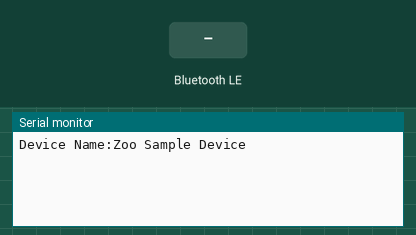
Recording of a sketch running on a simulated ESP32. Parts: the last lines printed to the serial monitor. The inputs (shaded band) are chosen by the test bench. Nothing arrives over Bluetooth unless stated; a phone connects over Bluetooth LE 3 s after start.

Above: at 1.2 s.
1.3 s: Bluetooth LE write "request_id" received
At 1.8 s:
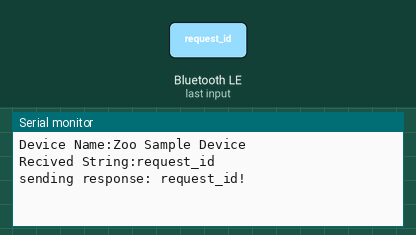
2.8 s: Bluetooth LE write "1" received
At 2.96 s:
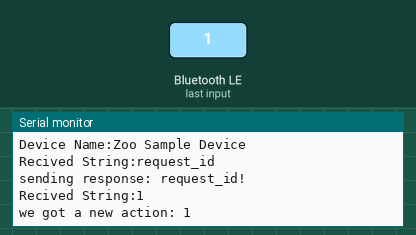

The sketch:

ble-transmitter.ino.ino
```cpp
#include <BLEDevice.h>
#include <BLEUtils.h>
#include <BLEServer.h>
#include <BLE2902.h>

#define DEVICENAME "Zoo Sample Device"

#define SEND "9c81420d-8a1e-49f8-a42f-d4679c7330be"
#define SEND_STRING "1394b0cc-e9b7-4cc1-bc50-d6c9a9505f21"

#define RECIVE "f159cdfb-df60-4a4a-b1fa-004bcc379bb6"
#define RECIVE_STRING "cd468881-1cda-47a1-9373-dc812d15d727"
#define UI_ID "dfa653"

int led_state = LOW;    // the current state of LED

bool deviceConnected = false;

BLECharacteristic *sSendString;

String strToString(std::string str) {
  return str.c_str();
}

int strToInt(std::string str) {
  const char* encoded = str.c_str();
  return 256 * int(encoded[1]) + int(encoded[0]);
}

double intToDouble(int value, double max) {
  return (1.0 * value) / max;
}

bool intToBool(int value) {
  if (value == 0) {
    return false;
  }
  return true;
}

class ConnectionServerCallbacks: public BLEServerCallbacks {
    void onConnect(BLEServer* pServer) {
      deviceConnected = true;
      Serial.println("Connected");
    };

    void onDisconnect(BLEServer* pServer) {
      deviceConnected = false;
      Serial.println("Disconnected");
    }
};

class WriteString: public BLECharacteristicCallbacks {
    void onWrite(BLECharacteristic *pCharacteristic) {
      String str = strToString(pCharacteristic->getValue());
      sSendString->setValue("default");
      Serial.print("Recived String:");
      Serial.println(str);
      if( str == "request_id") {
        Serial.println("sending response: request_id!");
        sSendString->setValue(UI_ID); //randomly generated device UI identifier
        sSendString->notify();
      } else {
        //handle action! - this is where we'd interact with peripherals
        Serial.print("we got a new action: ");
        Serial.println(str);
        toggleLED();
      }

    }
};

void setup() {
  Serial.begin(115200);
  Serial.print("Device Name:");
  Serial.println(DEVICENAME);

  BLEDevice::init(DEVICENAME);
  BLEServer *btServer = BLEDevice::createServer();
  btServer->setCallbacks(new ConnectionServerCallbacks());

  BLEService *sRecive = btServer->createService(RECIVE);
  uint32_t cwrite = BLECharacteristic::PROPERTY_READ | BLECharacteristic::PROPERTY_WRITE;

  BLECharacteristic *sReciveString = sRecive->createCharacteristic(RECIVE_STRING, cwrite);
  sReciveString->setCallbacks(new WriteString());


  BLEService *sSend = btServer->createService(SEND);
  uint32_t cnotify = BLECharacteristic::PROPERTY_READ | BLECharacteristic::PROPERTY_WRITE  |
                     BLECharacteristic::PROPERTY_NOTIFY | BLECharacteristic::PROPERTY_INDICATE;

  sSendString = sSend->createCharacteristic(SEND_STRING, cnotify);
  sSendString->addDescriptor(new BLE2902());
  sSendString->setValue("BLE Val");

  sRecive->start();
  sSend->start();

  BLEAdvertising *pAdvertising = btServer->getAdvertising();
  pAdvertising->start();
}

void toggleLED() {
  led_state = !led_state;
  digitalWrite(2, led_state);
}

void loop() {}
```

Measured:
- after the input at 1.3 s, the serial monitor: prints a new line at once (image 1)
- after the input at 2.8 s, the serial monitor: prints a new line at once (image 2)
